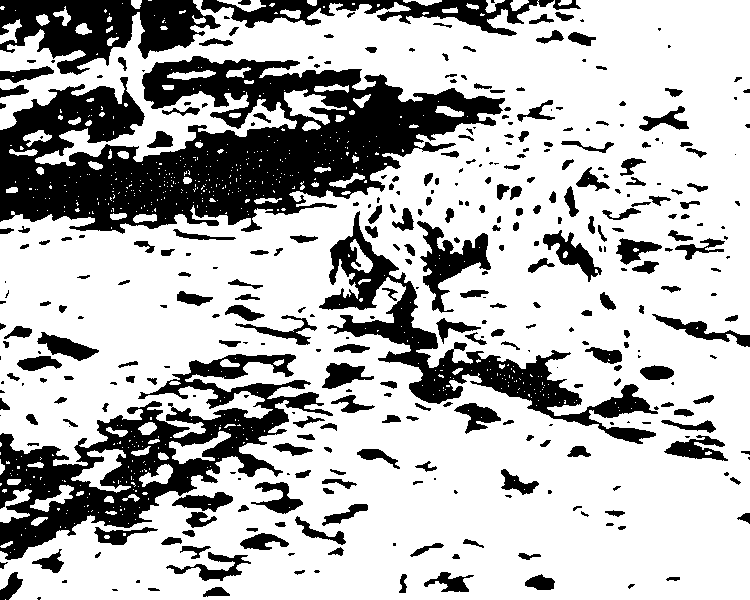
#> input picture dalmatian1.png, 750 x 600 px
$ python ML_LAB_2.py   (Python 2 division)   (older library calls are emulated)
#> lines starting #> are read from the running program, lines starting #| are printed output that depends on the picture; after the words box and inside, x2 and y2 are one past the last pixel; in counts of white or black regions, pixels touching at a corner belong together
import scipy
import numpy as np
from numpy import *
from numpy.linalg import *
import matplotlib
from matplotlib.pyplot import *
import matplotlib.pyplot as plt
from functools import partial
import math
from pylab import imread, gray
from IPython.core.display import Image
import scipy.misc

global_num_pending = 0

class Node(object):
    """
    Base-class for Nodes in a factor graph. Only instantiate sub-classes of Node.
    """
    # [35 lines left out: functions __init__, reset, add_neighbour, not called in this run]

    def send_sp_msg(self, other):
        # To be implemented in subclass.
        raise Exception('Method send_sp_msg not implemented in base-class Node')

    def send_ms_msg(self, other):
        # To be implemented in subclass.
        raise Exception('Method send_ms_msg not implemented in base-class Node')

    # [29 lines left out: function receive_msg, not called in this run]
        ################################################################################################


    def __str__(self):
        # This is printed when using 'print node_instance'
        return self.name


class Variable(Node):
    # [34 lines left out: functions __init__, set_observed, set_latent, not called in this run]

    def reset(self):
        super(Variable, self).reset()
        self.observed_state = np.ones(self.num_states)

    # [66 lines left out: functions marginal, map_state, send_sp_msg, send_ms_msg, not called in this run]
        #####################################################################################################

class Factor(Node):
    # [79 lines left out: functions __init__, send_sp_msg, send_ms_msg, not called in this run]
        #####################################################################################################


# Load the image and binarize
im = np.mean(imread('dalmatian1.png'), axis=2) > 0.5
#> im: shape (600, 750) bool; 71.5% white; 367 black regions (121 under 20 px), largest, box (x1, y1, x2, y2) and area: (0, 56, 505, 234) 46262, (0, 354, 333, 560) 21018, (319, 211, 658, 444) 12904
noise = np.random.rand(*im.shape) > 0.9
noise_im = np.logical_xor(noise, im)
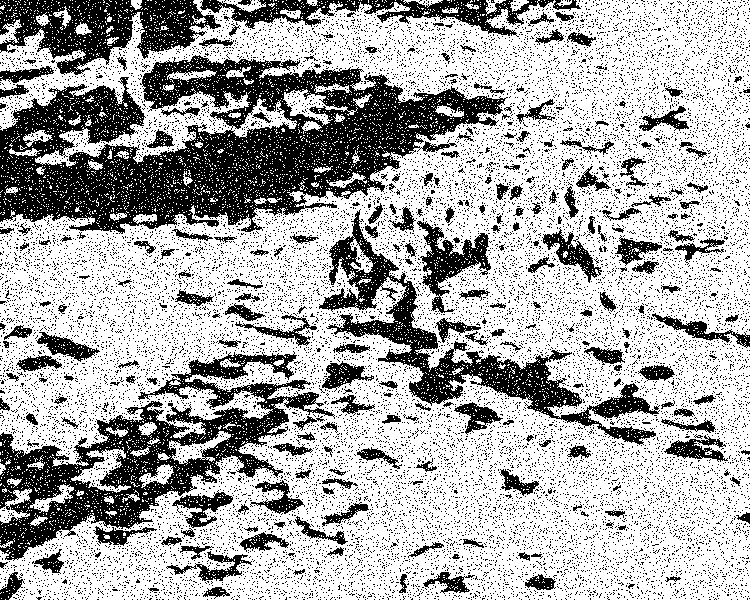
#> noise_im: shape (600, 750) bool; 67.2% white; 18371 black regions (18117 under 20 px), largest, box (x1, y1, x2, y2) and area: (0, 55, 508, 234) 42433, (0, 351, 335, 561) 19581, (319, 209, 660, 445) 12162
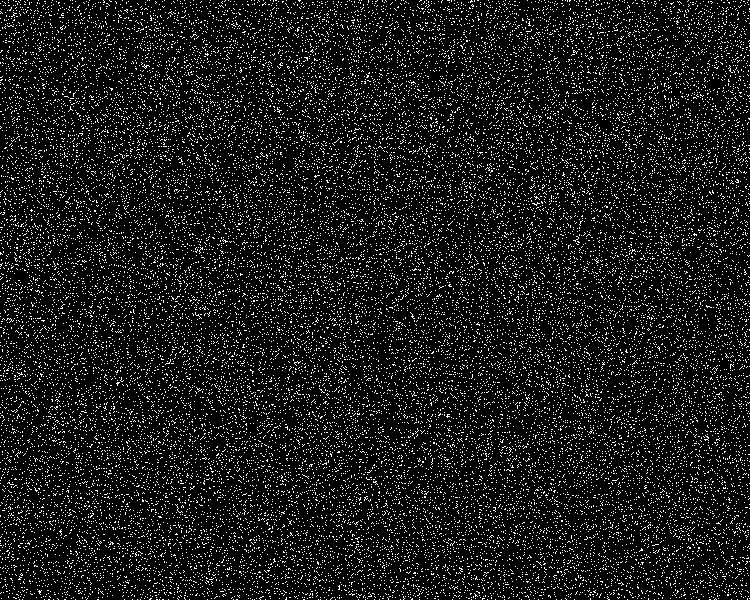
#> noise: shape (600, 750) bool; 10% white in thin lines or dots

#> (the run stopped early here; a loop or call above may not have finished)

$ run again, with bn.png copied over dalmatian1.png
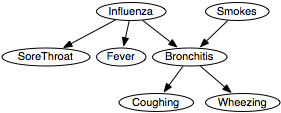
#> input picture bn.png, 281 x 113 px
#> `im = np.mean(imread('dalmatian1.png'), axis=2) > 0.5`:
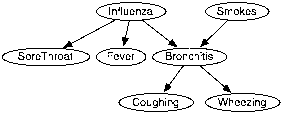
#> im: shape (113, 281) bool; 93% white; black in thin lines or dots
#> noise_im: shape (113, 281) bool; 84.3% white; black in thin lines or dots
#> `noise_im = np.logical_xor(noise, im)`:
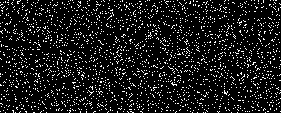
#> noise: shape (113, 281) bool; 10.1% white in thin lines or dots
